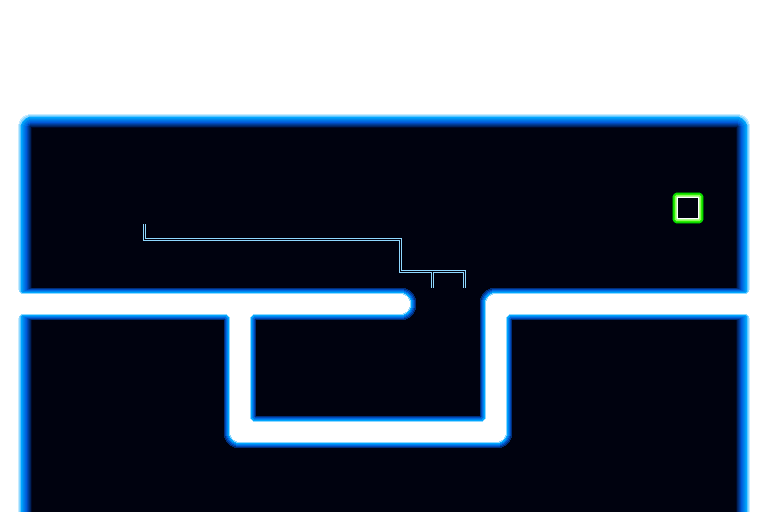

A level layout from a 2D game, rendered from its tile map. Below: a short description, then the map file with tile-grid data replaced by summaries:
An orthogonal 24x16 tile map with 32x32 px tiles, 1 tile layer (Tiles), 2 tilesets and 10 objects (2x waveTail, 2x Door, Wall, Goal, Particle, ...).

<map version="1.0" orientation="orthogonal" width="24" height="16" tilewidth="32" tileheight="32">
 <properties>
  <property name="nextLevel" value="level1" />
  <property name="title" value="Open Sesame" />
 </properties>
 <tileset firstgid="1" name="Basic" tilewidth="32" tileheight="32">
  <image source="../img/tiles.png" width="256" height="128" />
 </tileset>
 <tileset firstgid="33" name="Lights" tilewidth="32" tileheight="32">
  <image source="../img/tiles_blue.png" width="512" height="256" />
 </tileset>
 <layer name="Tiles" width="24" height="16">
  <data>[384 cells, 384 non-empty, 21 distinct tile ids]</data>
 </layer>
 <objectgroup name="Walls" width="24" height="16">
  <object name="Wall" x="0" y="448">
   <polygon points="0,-128 224,-128 224,0 512,0 512,-128 768,-128 768,-352 0,-352 0,-160 32,-160 32,-320 736,-320 736,-160 480,-160 480,-32 256,-32 256,-128 416,-128 416,-160 0,-160" />
  </object>
 </objectgroup>
 <objectgroup name="Objects" width="24" height="16">
  <object name="Goal" x="672" y="192" width="32" height="32" />
  <object name="Particle" x="64" y="192" width="32" height="32" />
  <object name="Emitter" x="480" y="256" width="32" height="32" />
  <object name="t0" type="waveTail" x="352" y="352" width="32" height="32" />
  <object name="Wave" x="384" y="352" width="32" height="32" />
  <object name="t1" type="waveTail" x="320" y="352" width="32" height="32" />
  <object name="Switch" x="128" y="192" width="32" height="32">
   <properties>
    <property name="id" value="0" />
   </properties>
  </object>
  <object name="Door" x="416" y="288" width="32" height="32">
   <properties>
    <property name="trigger" value="0" />
   </properties>
  </object>
  <object name="Door" x="448" y="288" width="32" height="32">
   <properties>
    <property name="trigger" value="0" />
   </properties>
  </object>
 </objectgroup>
</map>
